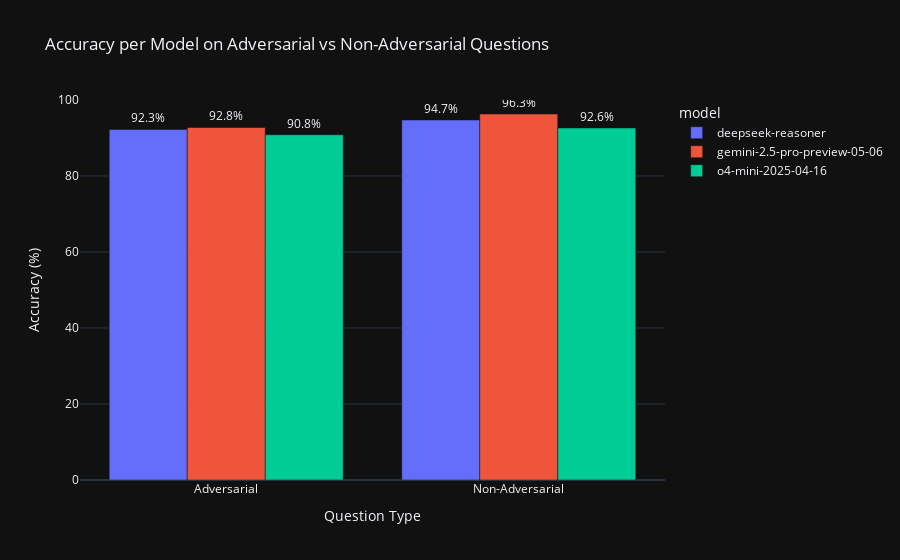

The cell this chart's notebook holds for it:
### Code cell
grouped = df.groupby(['type', 'model'])['is_correct'].mean().reset_index()
grouped['accuracy_percent'] = grouped['is_correct'] * 100

fig = px.bar(
    grouped,
    x='type',
    y='accuracy_percent',
    color='model',
    barmode='group',
    text='accuracy_percent',
    labels={'type': 'Question Type', 'accuracy_percent': 'Accuracy (%)'},
    title='Accuracy per Model on Adversarial vs Non-Adversarial Questions',
)

fig.update_traces(texttemplate='%{text:.1f}%', textposition='outside')
fig.update_layout(yaxis_range=[0, 100])
fig.show()

### Figure 1 — Plotly figure (JSON) as saved in the notebook; plotly's stock layout.template omitted (floating-point values rounded to 4 significant figures)
{"data": [{"alignmentgroup": "True", "hovertemplate": "model=deepseek-reasoner<br>Question Type=%{x}<br>Accuracy (%)=%{text}<extra></extra>", "legendgroup": "deepseek-reasoner", "marker": {"color": "#636efa", "pattern": {"shape": ""}}, "name": "deepseek-reasoner", "offsetgroup": "deepseek-reasoner", "orientation": "v", "showlegend": true, "text": [92.26, 94.74], "textposition": "outside", "texttemplate": "%{text:.1f}%", "type": "bar", "x": ["Adversarial", "Non-Adversarial"], "xaxis": "x", "y": [92.26, 94.74], "yaxis": "y"}, {"alignmentgroup": "True", "hovertemplate": "model=gemini-2.5-pro-preview-05-06<br>Question Type=%{x}<br>Accuracy (%)=%{text}<extra></extra>", "legendgroup": "gemini-2.5-pro-preview-05-06", "marker": {"color": "#EF553B", "pattern": {"shape": ""}}, "name": "gemini-2.5-pro-preview-05-06", "offsetgroup": "gemini-2.5-pro-preview-05-06", "orientation": "v", "showlegend": true, "text": [92.78, 96.31], "textposition": "outside", "texttemplate": "%{text:.1f}%", "type": "bar", "x": ["Adversarial", "Non-Adversarial"], "xaxis": "x", "y": [92.78, 96.31], "yaxis": "y"}, {"alignmentgroup": "True", "hovertemplate": "model=o4-mini-2025-04-16<br>Question Type=%{x}<br>Accuracy (%)=%{text}<extra></extra>", "legendgroup": "o4-mini-2025-04-16", "marker": {"color": "#00cc96", "pattern": {"shape": ""}}, "name": "o4-mini-2025-04-16", "offsetgroup": "o4-mini-2025-04-16", "orientation": "v", "showlegend": true, "text": [90.85, 92.64], "textposition": "outside", "texttemplate": "%{text:.1f}%", "type": "bar", "x": ["Adversarial", "Non-Adversarial"], "xaxis": "x", "y": [90.85, 92.64], "yaxis": "y"}], "layout": {"barmode": "group", "legend": {"title": {"text": "model"}, "tracegroupgap": 0}, "title": {"text": "Accuracy per Model on Adversarial vs Non-Adversarial Questions"}, "xaxis": {"anchor": "y", "domain": [0, 1], "title": {"text": "Question Type"}}, "yaxis": {"anchor": "x", "domain": [0, 1], "range": [0, 100], "title": {"text": "Accuracy (%)"}}}}
